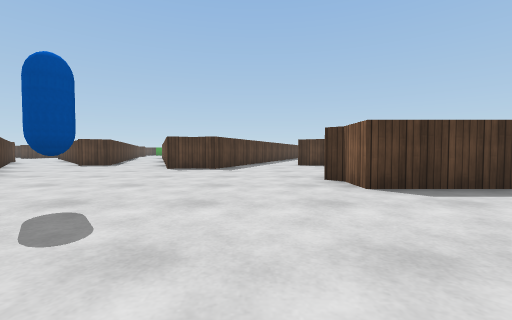
view 1 (above)

24 first-person views from a walk through a Unity game level. The camera is 0.55 m above the floor, tilts 2° down and sees 90° across. The floor is counted in squares, 1 m on a side. Each view is taken from the middle of a square. On the plan, view 1 faces up. The plan holds only what a view shows up to about 9 squares ahead; the rest is blank. The place goes on beyond the plan. Surface patterns are stand-ins for the level's own textures.

view 2
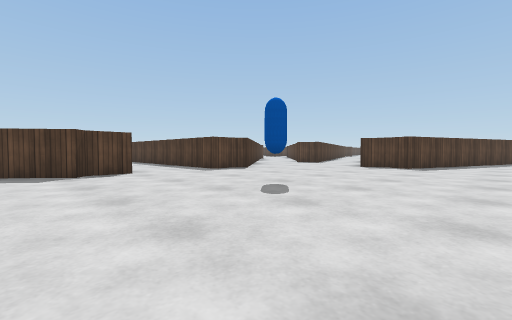

view 3
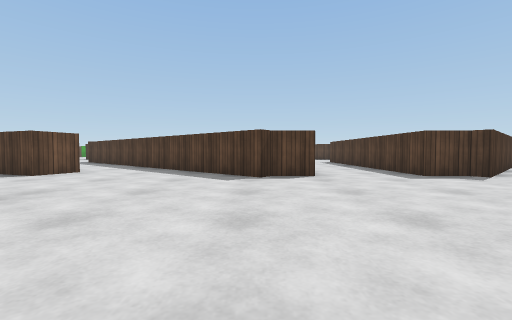

view 4
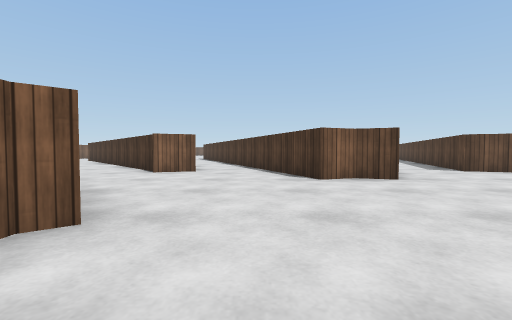

view 5
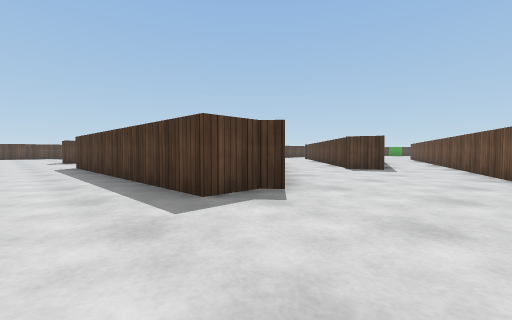

view 6
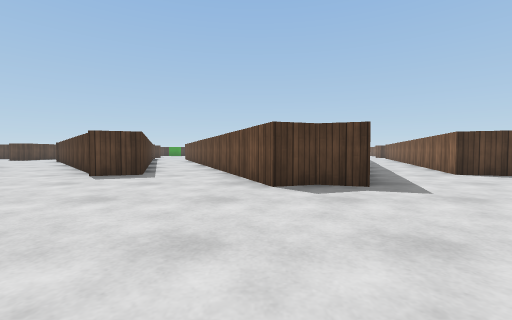

view 7
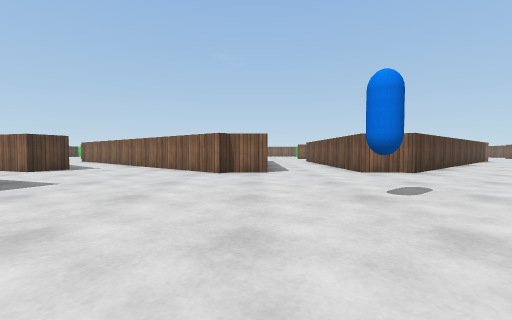

view 8
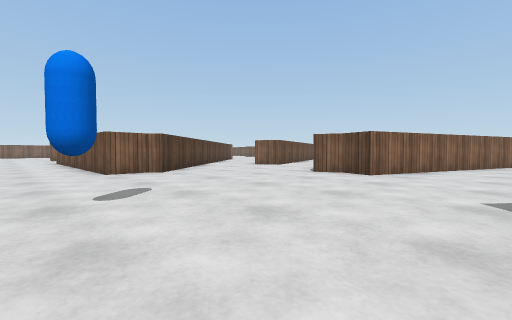

view 9
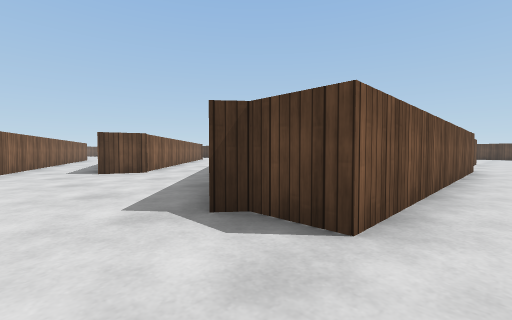

view 10
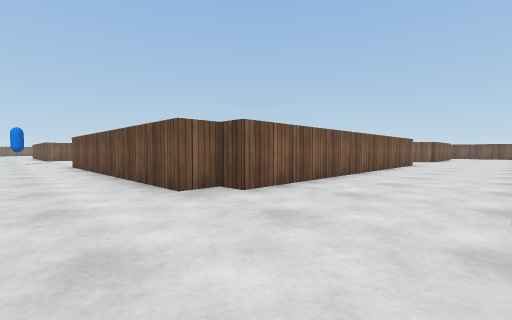

view 11
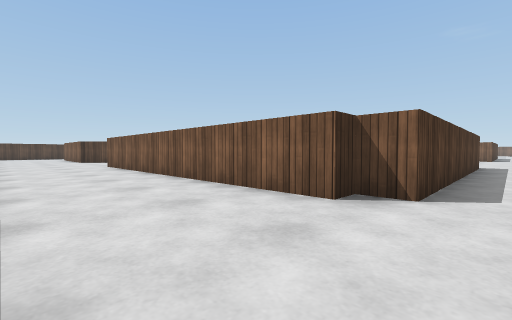

view 12
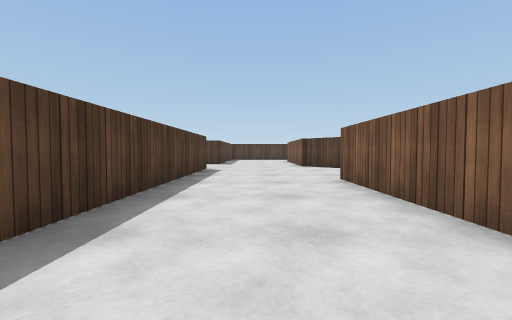

view 13
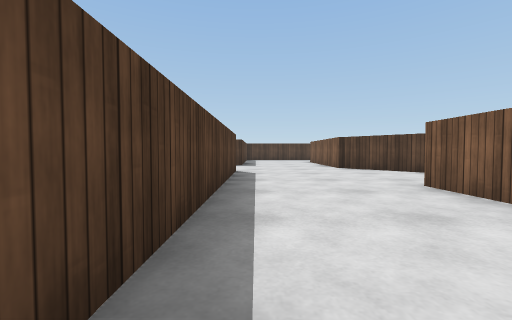

view 14
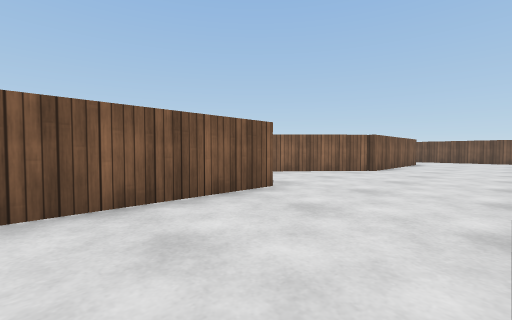

view 15
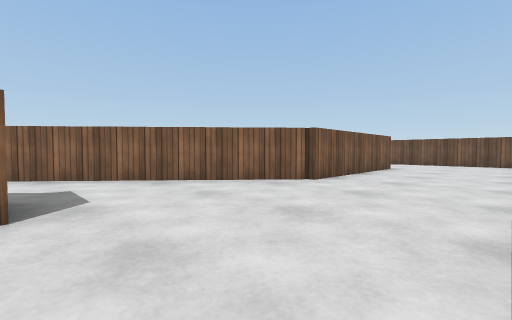

view 16
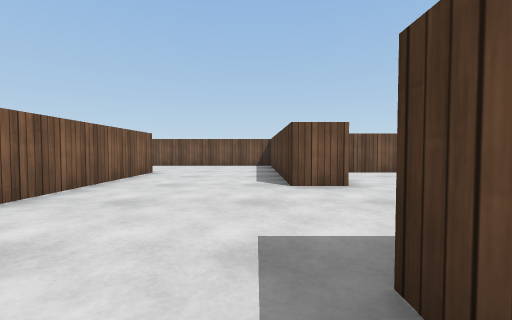

view 17
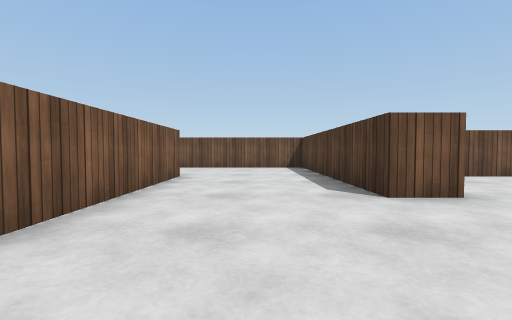

view 18
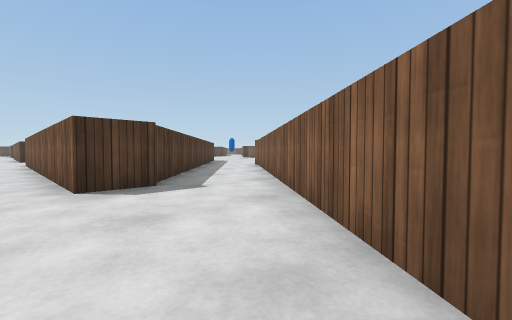

view 19
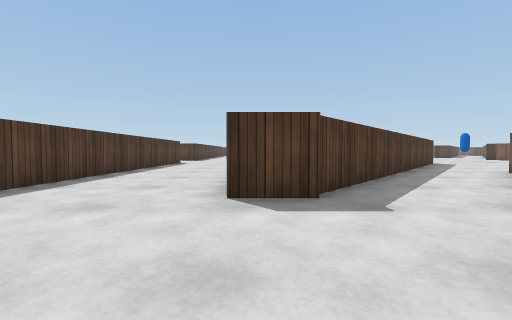

view 20
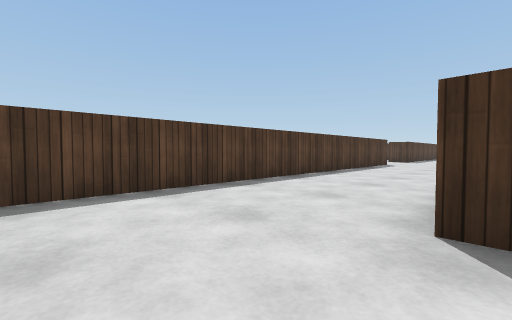

view 21
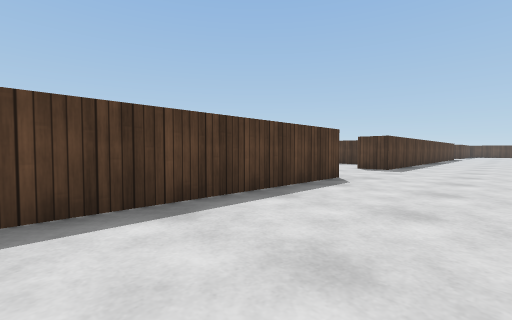

view 22
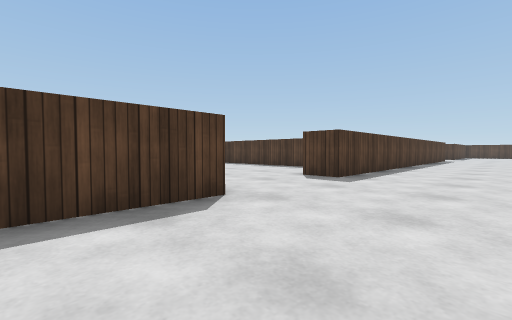

view 23
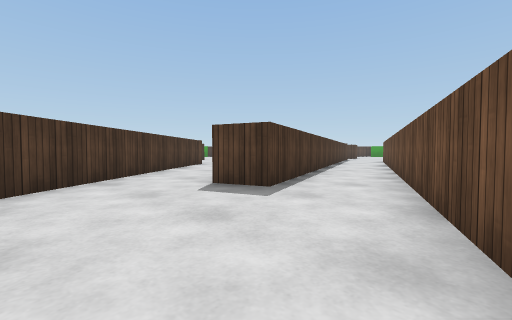

view 24
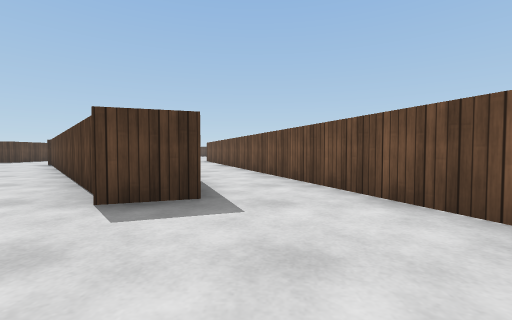

### Floor plan
Points are (right, up) in squares from view 1. A wall is a line through its corners. A room is listed if a view was taken in it or the views show most of it. See-through windows are left out.
Room 1 (views 1, 2, 3, 4, 5, 6, 7, 8, 9, 23, 24)
walls: (1.6, 3.7) (1.6, 4.8); (1.3, 4.8) (4.1, 8); (-6.8, -4.5) (-5.6, -4.9) (-6, -6.1); (1.6, -4.9) (2.7, -4.6); (-5.6, 9.9) (-6.7, 9.6); (4, -3) (1.3, 0.1) (1.6, 0.3) (1.6, 1.3); (-4.2, -6.6) (-2.8, -2.9) (-2, -3.2) (-1.3, -2.9) (0.3, -7); (-0.3, 10.5) (-1.2, 7.9) (-2, 8.2) (-2.7, 7.9) (-3.8, 10.9); (-8.8, 8.9) (-5.3, 4.9) (-5.6, 4.7) (-5.6, 3.7) (-12.8, 3.7) (-12.8, 4.4) (-13.3, 4.4); (2.8, 9.5) (1.6, 9.9); (-12.8, 1.3) (-5.6, 1.3) (-5.6, 0.3) (-5.3, 0.1) (-8.8, -3.8)
ways out: opening at (-13, 3) to room 2; opening at (-8, -4) to room 2; opening at (-8, 9) to room 2; opening at (-5, 10) to room 3; opening at (-5, -6); opening at (1, -7); opening at (1, 11); opening at (2, 2.5); opening at (4, -4); opening at (4, 10)
objects: blue capsule (-2, 3)
Room 2 (views 10, 11, 12, 13, 14, 15, 16, 17, 18, 19, 20, 21, 22)
walls: (-16.5, 1.1) (-16.5, -11); (-13.3, 4.4) (-13.3, 13.1); (-8.8, -3.8) (-12.2, -7.8); (-12.2, -8) (-13.3, -8) (-13.3, 0.6) (-12.8, 0.6) (-12.8, 1.3); (-11.1, 11.5) (-8.8, 8.9); (-6.8, 10) (-13.2, 17.2); (-17.5, -14) (-16.5, -14) (-16.5, -19.6) (-13.6, -19.6); (-16.5, 16) (-16.5, 4) (-17.5, 4); (-13.3, -16.6) (-13.3, -12.4) (-6.8, -4.9); (-13.3, 17.2) (-13.3, 18)
ways out: opening at (-13, 3) to room 1; opening at (-8, -4) to room 1; opening at (-8, 9) to room 1; opening at (-12.5, -18.5)
Room 3 (no view inside)
walls: (-3.8, 10.9) (-5, 13.9); (-6.9, 13.3) (-5.6, 9.9)
ways out: opening at (-5, 10) to room 1; opening at (-6, 13)

Where each view was taken, in squares from view 1:
view 1: 0 up, 0 right, facing up
view 2: 1 down, 1 right, facing up-left
view 3: 0 up, 0 right, facing left
view 4: 2 up, 0 right, facing down
view 5: 2 up, 3 left, facing up-left
view 6: 4 up, 3 left, facing up
view 7: 4 up, 5 left, facing right
view 8: 3 up, 5 left, facing down-right
view 9: 2 up, 4 left, facing down-left
view 10: 3 up, 16 left, facing down-right
view 11: 3 up, 16 left, facing up-right
view 12: 8 up, 15 left, facing up
view 13: 9 up, 16 left, facing up
view 14: 5 down, 16 left, facing down-right
view 15: 8 down, 16 left, facing down-right
view 16: 10 down, 16 left, facing down
view 17: 11 down, 15 left, facing down
view 18: 12 down, 14 left, facing up-right
view 19: 11 down, 13 left, facing up
view 20: 10 down, 13 left, facing up-left
view 21: 4 down, 14 left, facing up-left
view 22: 1 down, 14 left, facing up-left
view 23: 7 up, 3 left, facing up-left
view 24: 7 up, 5 left, facing up
